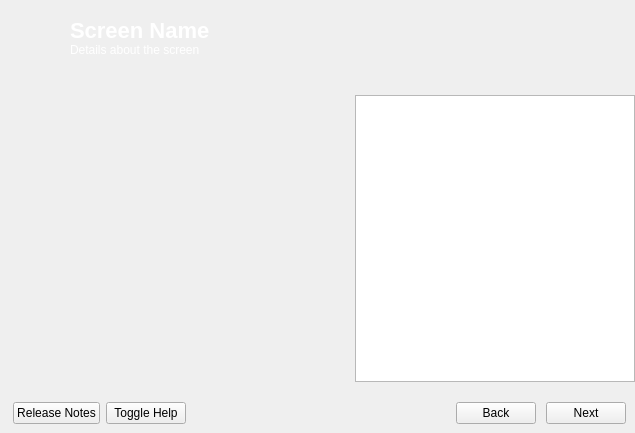
<?xml version="1.0" encoding="UTF-8"?>
<ui version="4.0">
 <class>YaliMain</class>
 <widget class="QWidget" name="YaliMain">
  <property name="geometry">
   <rect>
    <x>0</x>
    <y>0</y>
    <width>635</width>
    <height>433</height>
   </rect>
  </property>
  <property name="windowTitle">
   <string>Yali4</string>
  </property>
  <layout class="QGridLayout" name="gridLayout">
   <property name="verticalSpacing">
    <number>0</number>
   </property>
   <property name="margin">
    <number>0</number>
   </property>
   <item row="0" column="0">
    <widget class="QWidget" name="Yali" native="true">
     <layout class="QGridLayout" name="gridLayout_2">
      <property name="leftMargin">
       <number>4</number>
      </property>
      <property name="topMargin">
       <number>0</number>
      </property>
      <property name="rightMargin">
       <number>0</number>
      </property>
      <property name="bottomMargin">
       <number>0</number>
      </property>
      <property name="verticalSpacing">
       <number>0</number>
      </property>
      <item row="0" column="0">
       <widget class="QFrame" name="frame_4">
        <property name="sizePolicy">
         <sizepolicy hsizetype="Preferred" vsizetype="Preferred">
          <horstretch>0</horstretch>
          <verstretch>0</verstretch>
         </sizepolicy>
        </property>
        <property name="frameShape">
         <enum>QFrame::NoFrame</enum>
        </property>
        <property name="frameShadow">
         <enum>QFrame::Raised</enum>
        </property>
        <layout class="QGridLayout">
         <property name="margin">
          <number>0</number>
         </property>
         <property name="spacing">
          <number>0</number>
         </property>
         <item row="0" column="1">
          <widget class="QLabel" name="screenIcon">
           <property name="maximumSize">
            <size>
             <width>50</width>
             <height>60</height>
            </size>
           </property>
           <property name="text">
            <string/>
           </property>
           <property name="pixmap">
            <pixmap resource="../../data.qrc">:/gui/pics/pardus.png</pixmap>
           </property>
          </widget>
         </item>
         <item row="0" column="2">
          <layout class="QVBoxLayout">
           <property name="spacing">
            <number>0</number>
           </property>
           <property name="leftMargin">
            <number>6</number>
           </property>
           <property name="topMargin">
            <number>4</number>
           </property>
           <item>
            <spacer>
             <property name="orientation">
              <enum>Qt::Vertical</enum>
             </property>
             <property name="sizeType">
              <enum>QSizePolicy::Fixed</enum>
             </property>
             <property name="sizeHint" stdset="0">
              <size>
               <width>20</width>
               <height>6</height>
              </size>
             </property>
            </spacer>
           </item>
           <item>
            <widget class="QLabel" name="screenName">
             <property name="styleSheet">
              <string>font:bold 22px;color:white;</string>
             </property>
             <property name="text">
              <string>Screen Name</string>
             </property>
             <property name="textFormat">
              <enum>Qt::RichText</enum>
             </property>
             <property name="alignment">
              <set>Qt::AlignBottom|Qt::AlignLeading|Qt::AlignLeft</set>
             </property>
            </widget>
           </item>
           <item>
            <widget class="QLabel" name="screenDescription">
             <property name="styleSheet">
              <string>color:white;</string>
             </property>
             <property name="text">
              <string>Details about the screen</string>
             </property>
             <property name="alignment">
              <set>Qt::AlignLeading|Qt::AlignLeft|Qt::AlignTop</set>
             </property>
            </widget>
           </item>
          </layout>
         </item>
         <item row="0" column="3">
          <layout class="QVBoxLayout">
           <item>
            <spacer name="verticalSpacer_2">
             <property name="orientation">
              <enum>Qt::Vertical</enum>
             </property>
             <property name="sizeType">
              <enum>QSizePolicy::Fixed</enum>
             </property>
             <property name="sizeHint" stdset="0">
              <size>
               <width>20</width>
               <height>5</height>
              </size>
             </property>
            </spacer>
           </item>
           <item>
            <widget class="QLabel" name="label_4">
             <property name="sizePolicy">
              <sizepolicy hsizetype="Fixed" vsizetype="Preferred">
               <horstretch>0</horstretch>
               <verstretch>0</verstretch>
              </sizepolicy>
             </property>
             <property name="minimumSize">
              <size>
               <width>0</width>
               <height>70</height>
              </size>
             </property>
             <property name="maximumSize">
              <size>
               <width>71</width>
               <height>65</height>
              </size>
             </property>
             <property name="pixmap">
              <pixmap resource="../../data.qrc">:/gui/pics/logo.png</pixmap>
             </property>
             <property name="scaledContents">
              <bool>true</bool>
             </property>
            </widget>
           </item>
          </layout>
         </item>
         <item row="0" column="4">
          <spacer>
           <property name="orientation">
            <enum>Qt::Horizontal</enum>
           </property>
           <property name="sizeType">
            <enum>QSizePolicy::Fixed</enum>
           </property>
           <property name="sizeHint" stdset="0">
            <size>
             <width>12</width>
             <height>53</height>
            </size>
           </property>
          </spacer>
         </item>
         <item row="0" column="0">
          <spacer name="horizontalSpacer_3">
           <property name="orientation">
            <enum>Qt::Horizontal</enum>
           </property>
           <property name="sizeType">
            <enum>QSizePolicy::Fixed</enum>
           </property>
           <property name="sizeHint" stdset="0">
            <size>
             <width>10</width>
             <height>20</height>
            </size>
           </property>
          </spacer>
         </item>
        </layout>
       </widget>
      </item>
      <item row="1" column="0">
       <layout class="QVBoxLayout">
        <property name="spacing">
         <number>0</number>
        </property>
        <item>
         <layout class="QHBoxLayout">
          <property name="spacing">
           <number>0</number>
          </property>
          <item>
           <widget class="QStackedWidget" name="mainStack">
            <property name="currentIndex">
             <number>0</number>
            </property>
            <widget class="QWidget" name="page"/>
           </widget>
          </item>
          <item>
           <widget class="QFrame" name="helpContentFrame">
            <property name="sizePolicy">
             <sizepolicy hsizetype="Preferred" vsizetype="Preferred">
              <horstretch>0</horstretch>
              <verstretch>0</verstretch>
             </sizepolicy>
            </property>
            <property name="maximumSize">
             <size>
              <width>280</width>
              <height>16777215</height>
             </size>
            </property>
            <property name="frameShape">
             <enum>QFrame::NoFrame</enum>
            </property>
            <property name="frameShadow">
             <enum>QFrame::Raised</enum>
            </property>
            <layout class="QGridLayout">
             <property name="margin">
              <number>0</number>
             </property>
             <property name="spacing">
              <number>0</number>
             </property>
             <item row="0" column="0">
              <spacer>
               <property name="orientation">
                <enum>Qt::Vertical</enum>
               </property>
               <property name="sizeType">
                <enum>QSizePolicy::Fixed</enum>
               </property>
               <property name="sizeHint" stdset="0">
                <size>
                 <width>0</width>
                 <height>20</height>
                </size>
               </property>
              </spacer>
             </item>
             <item row="1" column="0">
              <widget class="QTextBrowser" name="helpContent">
               <property name="sizePolicy">
                <sizepolicy hsizetype="Expanding" vsizetype="Expanding">
                 <horstretch>0</horstretch>
                 <verstretch>0</verstretch>
                </sizepolicy>
               </property>
               <property name="minimumSize">
                <size>
                 <width>120</width>
                 <height>120</height>
                </size>
               </property>
              </widget>
             </item>
             <item row="2" column="0">
              <spacer name="verticalSpacer">
               <property name="orientation">
                <enum>Qt::Vertical</enum>
               </property>
               <property name="sizeType">
                <enum>QSizePolicy::Fixed</enum>
               </property>
               <property name="sizeHint" stdset="0">
                <size>
                 <width>0</width>
                 <height>20</height>
                </size>
               </property>
              </spacer>
             </item>
            </layout>
           </widget>
          </item>
         </layout>
        </item>
        <item>
         <widget class="QFrame" name="frame_3">
          <property name="frameShape">
           <enum>QFrame::NoFrame</enum>
          </property>
          <property name="frameShadow">
           <enum>QFrame::Raised</enum>
          </property>
          <layout class="QHBoxLayout">
           <property name="topMargin">
            <number>0</number>
           </property>
           <item>
            <layout class="QHBoxLayout">
             <item>
              <widget class="QPushButton" name="releaseNotes">
               <property name="focusPolicy">
                <enum>Qt::TabFocus</enum>
               </property>
               <property name="text">
                <string>Release Notes</string>
               </property>
              </widget>
             </item>
             <item>
              <widget class="QPushButton" name="toggleHelp">
               <property name="focusPolicy">
                <enum>Qt::TabFocus</enum>
               </property>
               <property name="text">
                <string>Toggle Help</string>
               </property>
              </widget>
             </item>
            </layout>
           </item>
           <item>
            <spacer>
             <property name="orientation">
              <enum>Qt::Horizontal</enum>
             </property>
             <property name="sizeHint" stdset="0">
              <size>
               <width>40</width>
               <height>20</height>
              </size>
             </property>
            </spacer>
           </item>
           <item>
            <layout class="QHBoxLayout">
             <property name="spacing">
              <number>0</number>
             </property>
             <item>
              <widget class="QPushButton" name="buttonBack">
               <property name="minimumSize">
                <size>
                 <width>70</width>
                 <height>0</height>
                </size>
               </property>
               <property name="focusPolicy">
                <enum>Qt::TabFocus</enum>
               </property>
               <property name="toolTip">
                <string>Previous Screen</string>
               </property>
               <property name="text">
                <string>Back</string>
               </property>
              </widget>
             </item>
             <item>
              <spacer name="horizontalSpacer">
               <property name="orientation">
                <enum>Qt::Horizontal</enum>
               </property>
               <property name="sizeType">
                <enum>QSizePolicy::Fixed</enum>
               </property>
               <property name="sizeHint" stdset="0">
                <size>
                 <width>10</width>
                 <height>20</height>
                </size>
               </property>
              </spacer>
             </item>
             <item>
              <widget class="QPushButton" name="buttonNext">
               <property name="minimumSize">
                <size>
                 <width>70</width>
                 <height>0</height>
                </size>
               </property>
               <property name="focusPolicy">
                <enum>Qt::TabFocus</enum>
               </property>
               <property name="toolTip">
                <string>Next Screen</string>
               </property>
               <property name="text">
                <string>Next</string>
               </property>
              </widget>
             </item>
            </layout>
           </item>
          </layout>
         </widget>
        </item>
       </layout>
      </item>
     </layout>
    </widget>
   </item>
  </layout>
 </widget>
 <resources>
  <include location="../../data.qrc"/>
 </resources>
 <connections/>
</ui>
